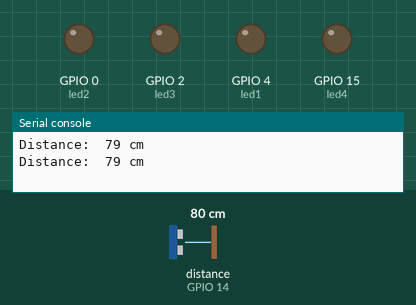
The program below on a simulated ESP32 board running MicroPython. Shown: output pins drawn as LEDs (lit = HIGH), the last lines printed to the serial console. The test bench sets the inputs (shaded band); at power-on: distance to the obstacle (sensor on GPIO 14) 80 cm. The echo pulse lasts 58.3 µs per cm; pins used as bus, display or sensor lines are not drawn.

Above: at 3.2 s.
3.3 s: distance to the obstacle (sensor on GPIO 14) set to 25 cm
4.8 s: distance to the obstacle (sensor on GPIO 14) set to 19 cm
At 5.4 s:
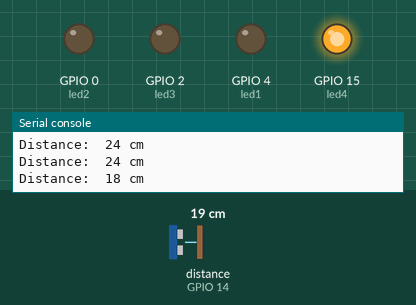
6.5 s: distance to the obstacle (sensor on GPIO 14) set to 14 cm
At 7.7 s:
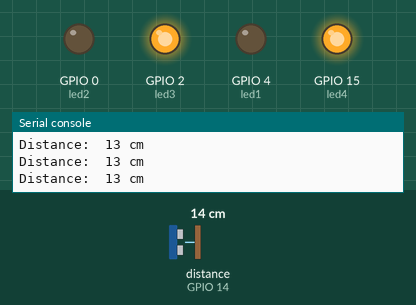
8.0 s: distance to the obstacle (sensor on GPIO 14) set to 12 cm
9.5 s: distance to the obstacle (sensor on GPIO 14) set to 9 cm
At 10.6 s:
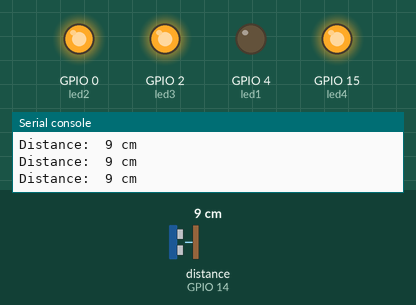
11.0 s: distance to the obstacle (sensor on GPIO 14) set to 18 cm
At 11.9 s:
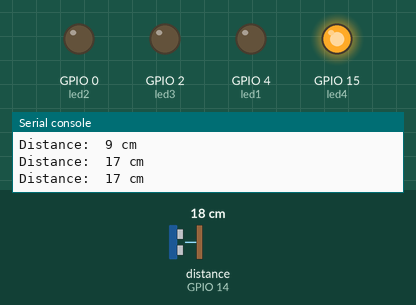
Timing chart, 0 to 13.5 s (numbered marks = the images above; inputs shaded):
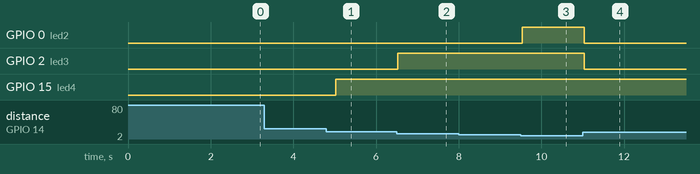

The program:

Project_28.2_Ultrasonic_Ranger.py
```python
from machine import Pin
import time

#Define the pins of four leds.
led1 = Pin(4, Pin.OUT)
led2 = Pin(0, Pin.OUT)
led3 = Pin(2, Pin.OUT)
led4 = Pin(15, Pin.OUT)

# Define the control pins of the ultrasonic ranging module.
Trig = Pin(13, Pin.OUT, 0)
Echo = Pin(14, Pin.IN, 0)

distance = 0 # Define the initial distance to be 0.
soundVelocity = 340 #Set the speed of sound.

# The getDistance() function is used to drive the ultrasonic module to measure distance,
# the Trig pin keeps at high level for 10us to start the ultrasonic module.
# Echo.value() is used to read the status of ultrasonic module’s Echo pin,
# and then use timestamp function of the time module to calculate the duration of Echo
# pin’s high level,calculate the measured distance based on time and return the value.
def getDistance():
    Trig.value(1)
    time.sleep_us(10)
    Trig.value(0)
    while not Echo.value():
        pass
    pingStart = time.ticks_us()
    while Echo.value():
        pass
    pingStop = time.ticks_us()
    pingTime = time.ticks_diff(pingStop, pingStart) // 2
    distance = int(soundVelocity * pingTime // 10000)
    return distance

# Delay for 2 seconds and wait for the ultrasonic module to stabilize,
# Print data obtained from ultrasonic module every 500 milliseconds.
time.sleep(2)
while True:
    time.sleep_ms(500)
    distance = getDistance()
    print("Distance: ", distance, "cm")
    if distance <= 5:
       led1.value(1)
    else:
       led1.value(0)
    if distance <= 10:
       led2.value(1)
    else:
       led2.value(0)
    if distance <= 15:
       led3.value(1)
    else:
       led3.value(0)
    if distance <= 20:
       led4.value(1)
    else:
       led4.value(0)
```

Measured:
- the behaviour switches between 22 and 21 cm on distance to the obstacle (sensor on GPIO 14) (found by bisection; images 0 and 1)
- the behaviour switches between 17 and 16 cm on distance to the obstacle (sensor on GPIO 14) (found by bisection; images 1 and 2)
- the behaviour switches between 11 and 10 cm on distance to the obstacle (sensor on GPIO 14) (found by bisection; images 2 and 3)
- after the input at 4.8 s, GPIO 15 (led4): LOW → HIGH after 0.22 s
- after the input at 6.5 s, GPIO 2 (led3): LOW → HIGH at once
- after the input at 9.5 s, GPIO 0 (led2): LOW → HIGH at once
- after the input at 11.0 s, GPIO 0 (led2), GPIO 2 (led3): HIGH → LOW at once
